Frame 1 (no input): blank canvas, image omitted
Frame 60 (the mouse pressed at the canvas centre just before this capture): blank canvas, image omitted
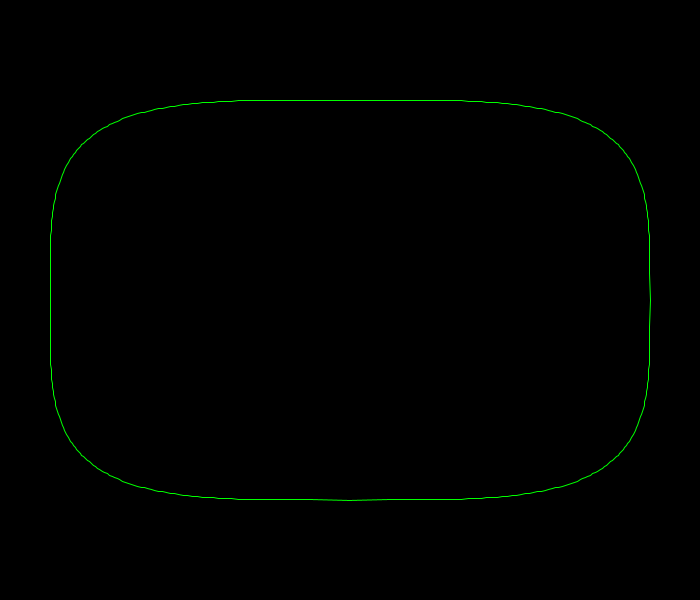
Frame 120 (the mouse held since frame 60 and released just before this capture)

The Processing sketch whose frames 1 and 60 were blank and that drew this single picture after the mouse press (run headless with seeded random() and noise(); from frame 60 on, the mouse is pressed at the canvas centre):

// Processing sketch: superellipse
// ── superellipse.pde
float r = 100;
float a =300;
float b = 200;
float n = 2.5;
void setup(){
 size(700,600);
 background(0);
 
  
}

void draw(){
 background(0);
 n = map(mouseX,0, width, 0,8);
 translate(width/2,height/2);
 stroke(0,255,0);
 noFill();
 beginShape();
 for(int angle = 0; angle<360;angle++){
  //float x = r * cos(radians(a));
  //float y = r * sin(radians(a));
  // from wikipedia
  float na = 2/n;
  float x = pow(abs(cos(radians(angle))),na)*a*sgn(cos(radians(angle)));
  float y = pow(abs(sin(radians(angle))),na)*b*sgn(sin(radians(angle)));
  vertex(x,y);
   
 }
 endShape(CLOSE);
}

int sgn(float val){
  // returns 1 -1 or 0
  if(val >0){
    return 1;
  }else if(val<0){
    return -1;
  }else{
    return 0; 
  }
  
  
  
}
